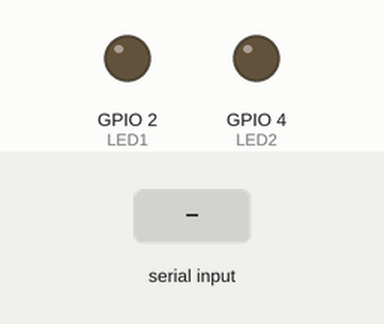
A program run on a simulated ESP32. On the bench: output pins drawn as LEDs (lit = HIGH). Inputs (shaded band) come from the test bench. What the program prints to the serial monitor is not drawn.

Above: at 1.7 s.
1.8 s: "1\n" received over Serial
At 2.3 s:
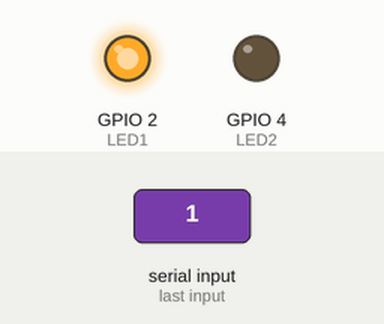
3.3 s: "2\n" received over Serial
At 4.5 s:
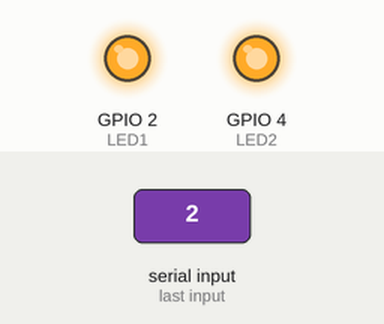
4.8 s: "1\n" received over Serial
At 5.8 s:
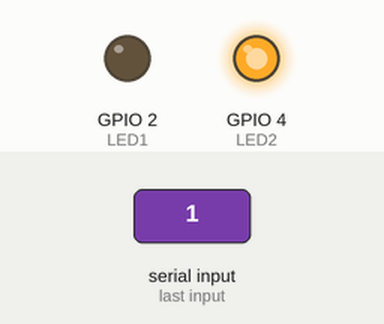
Timing chart, 0 to 7.8 s (numbered marks = the images above; inputs shaded):
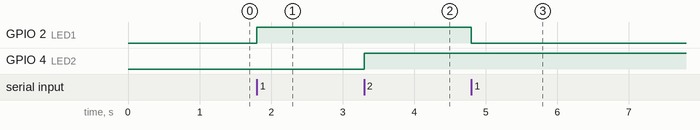

The program:

main.cpp
```cpp
#include <Arduino.h>

// ESP-WROOM-32 板载蓝色 LED 通常在 GPIO 2
const int LED1 = 2;
// 任务要求控制两个灯，你可以把第二个灯接在 GPIO 4（或者其他可用 GPIO）
const int LED2 = 4;

void setup() {
  // ESP32 的串口速度非常快，虽然这里配合你的要求用 9600，但它完全支持 115200
  Serial.begin(9600);

  // 给 ESP32 串口初始化留出一点点时间
  delay(500);

  pinMode(LED1, OUTPUT);
  pinMode(LED2, OUTPUT);

  // 默认关闭
  digitalWrite(LED1, LOW);
  digitalWrite(LED2, LOW);

  Serial.println("ESP32 系统就绪。输入 '1' 翻转 LED1，输入 '2' 翻转 LED2。");
}

void loop() {
  // 检查串口是否有数据
  if (Serial.available() > 0) {
    // 读取数据直到换行符
    String inputString = Serial.readStringUntil('\n');

    // 必须 trim！去除 ESP32 串口中可能附带的 \r 结束符
    inputString.trim();

    if (inputString == "1") {
      int currentState = digitalRead(LED1);
      if (currentState == LOW) {
        digitalWrite(LED1, HIGH);
        Serial.println("LED1亮");
      } else {
        digitalWrite(LED1, LOW);
        Serial.println("LED1灭");
      }
    }
    else if (inputString == "2") {
      int currentState = digitalRead(LED2);
      if (currentState == LOW) {
        digitalWrite(LED2, HIGH);
        Serial.println("LED2亮");
      } else {
        digitalWrite(LED2, LOW);
        Serial.println("LED2灭");
      }
    }
  }
}
```

Measured:
- after the input at 1.8 s, GPIO 2 (LED1): LOW → HIGH at once
- after the input at 3.3 s, GPIO 4 (LED2): LOW → HIGH at once
- after the input at 4.8 s, GPIO 2 (LED1): HIGH → LOW at once
